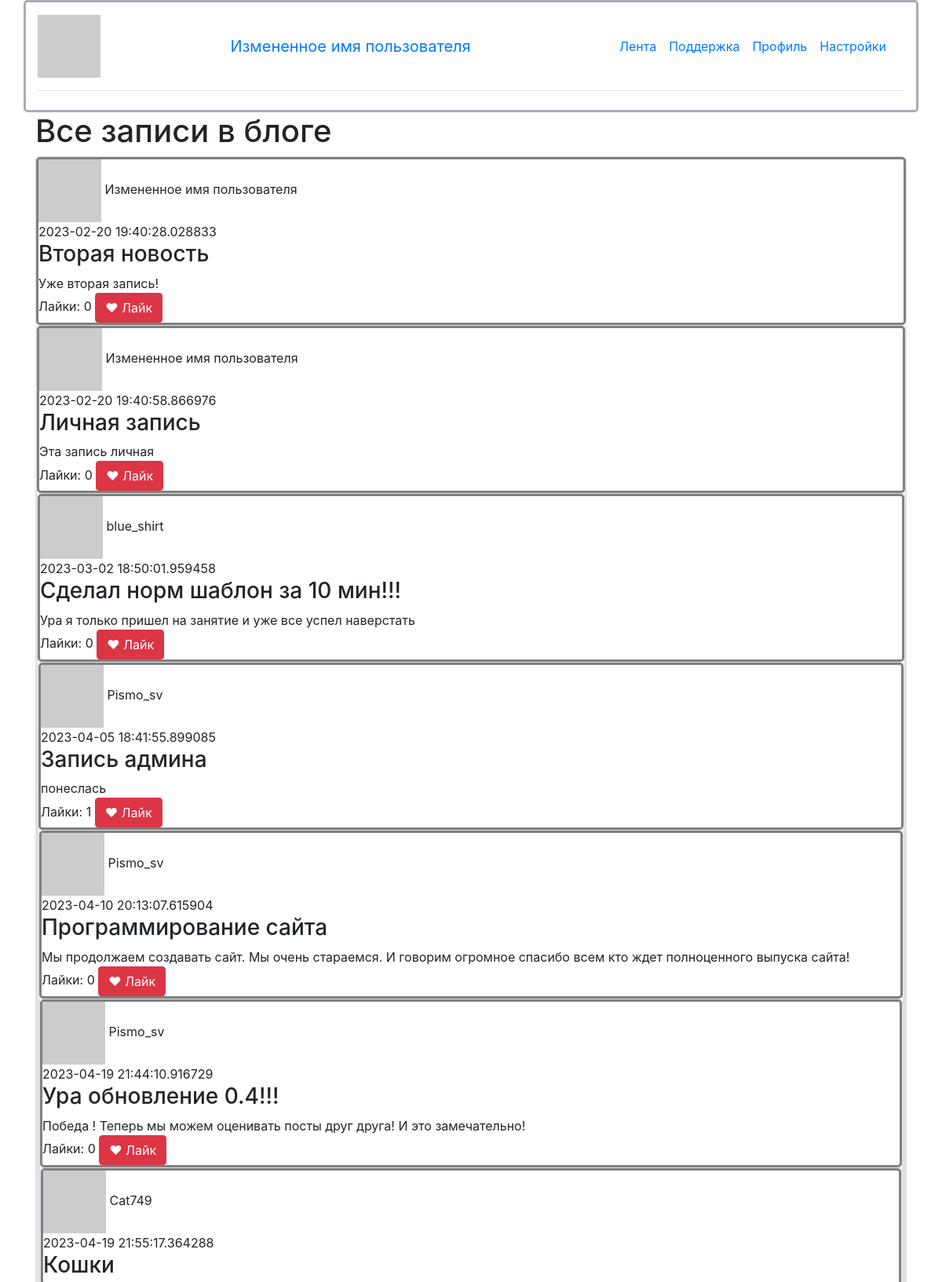
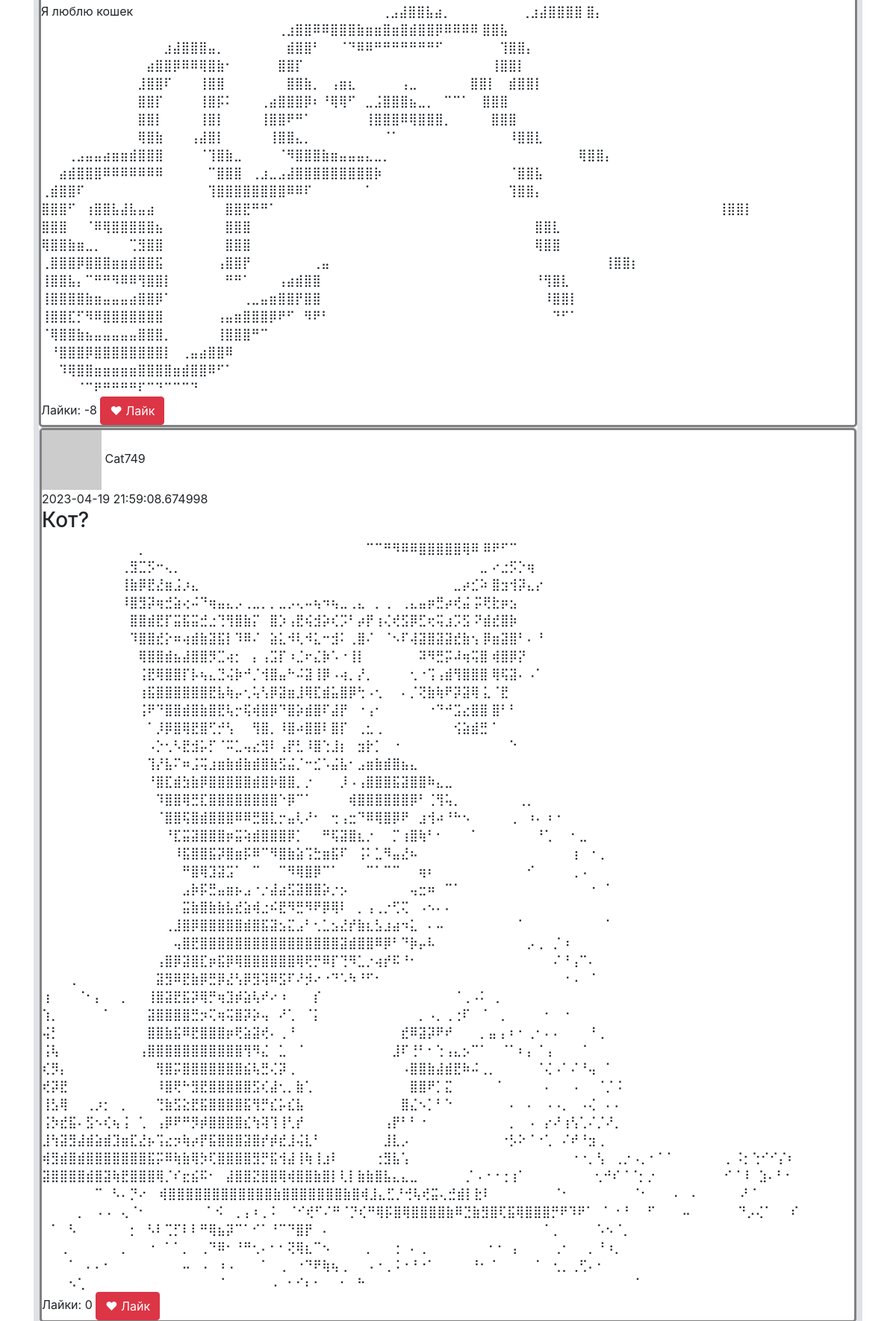
The page / (signed in, upper part) on the database its author committed (2 pictures, top to bottom).
### data/users.py (models this page shows, shortened)
class User(SqlAlchemyBase, UserMixin):
    __tablename__ = 'users'
    id = sqlalchemy.Column(sqlalchemy.Integer,
                           primary_key=True, autoincrement=True)
    name = sqlalchemy.Column(sqlalchemy.String, nullable=True)
    about = sqlalchemy.Column(sqlalchemy.String, nullable=True)
    email = sqlalchemy.Column(sqlalchemy.String,
                              index=True, unique=True, nullable=True)
    hashed_password = sqlalchemy.Column(sqlalchemy.String, nullable=True)
    created_date = sqlalchemy.Column(sqlalchemy.DateTime,
                                     default=datetime.datetime.now)
    news = orm.relationship("News", back_populates='user')
    def avatar(self, size):
        digest = md5(self.email.lower().encode('utf-8')).hexdigest()
        return 'https://www.gravatar.com/avatar/{}?d=identicon&s={}'.format(
            digest, size)

### data/news.py (models this page shows)
class News(SqlAlchemyBase):
    __tablename__ = 'news'
    id = sqlalchemy.Column(sqlalchemy.Integer,
                           primary_key=True, autoincrement=True)
    title = sqlalchemy.Column(sqlalchemy.String, nullable=True)
    content = sqlalchemy.Column(sqlalchemy.String, nullable=True)
    created_date = sqlalchemy.Column(sqlalchemy.DateTime,
                                     default=datetime.datetime.now)
    is_private = sqlalchemy.Column(sqlalchemy.Boolean, default=True)
    user_id = sqlalchemy.Column(sqlalchemy.Integer,
                                sqlalchemy.ForeignKey("users.id"))
    likes = sqlalchemy.Column(sqlalchemy.Integer, default=0)
    liked_users = sqlalchemy.Column(sqlalchemy.String)
    user = orm.relationship('User')

### main.py (the view)
@app.route("/")
def index():
    db_sess = db_session.create_session()
    if current_user.is_authenticated:
        news = db_sess.query(News).filter(
            (News.user == current_user) | (News.is_private != True))
    else:
        news = db_sess.query(News).filter(News.is_private != True)
    return render_template("index.html", news=news)

### data/db_session.py (called while the page is built)
def create_session() -> Session:
    global __factory
    return __factory()

### main.py (called while the page is built)
@login_manager.user_loader
def load_user(user_id):
    db_sess = db_session.create_session()
    return db_sess.query(User).get(user_id)

### templates/index.html (shortened to what this page needs)
{% extends "base.html" %}
{% block content %}
<h1>Все записи в блоге</h1>
{% for item in news%}
<div class="col-md6 border rounded" >
    <div>
        <img src="{{item.user.avatar(40)}}">
        <span>{{item.user.name}}<span/><br>
        <span>{{item.created_date}}<span/>
        <h3 id="{{item.id}}">{{item.title}}</h3>
        {{item.content}}
        <br>
        <span >Лайки: {{item.likes}}<span/>
        {% if current_user.is_authenticated %}
            {% if not item.liked_users %}
                <a href="{{ url_for('like', news_id=item.id) }}", class="btn btn-danger">
                ❤ Лайк
                </a>
            {% elif current_user.name not in item.liked_users%}
                <a href="{{ url_for('like', news_id=item.id) }}" class="btn btn-danger">
                ❤ Лайк
                </a>
            {% elif current_user.name in item.liked_users %}
                <a href="{{ url_for('dislike', news_id=item.id) }}" class="btn btn-secondary">
                ❤ Лайк
                </a>
            {% endif %}
        {% endif %}
</div>
{% endfor %}
{% endblock %}

### templates/base.html (shortened to what this page needs)
<!doctype html>
<html lang="en">
<head>
    <link rel="stylesheet"
          href="https://stackpath.bootstrapcdn.com/bootstrap/4.4.1/css/bootstrap.min.css"
>
</head>
<body>
<header>
    <div class="container" style="background-color: white; border:#aaabb8 solid; ">
        <header class="d-flex flex-wrap align-items-center justify-content-center justify-content-md-between py-3 mb-4 border-bottom">
            {% if current_user.is_authenticated %}
            <img src="{{current_user.avatar(80)}}">
            <a class="navbar-brand" href="/logout">{{ current_user.name }}</a>
            {% endif %}
            <ul class="nav col-12 col-md-auto mb-2 justify-content-center mb-md-0">
                <li><a href="/" class="nav-link px-2 link-secondary">Лента</a></li>
                <li><a href="#" class="nav-link px-2">Поддержка</a></li>
                <li><a href="/profile" class="nav-link px-2">Профиль</a></li>
                <li><a href="#" class="nav-link px-2" style="">Настройки</a></li>
        </header>
    </div>
</header>
<main role="main" class="container">
    {% block content %}{% endblock %}
</main>
</body>
</html>

### templates/base.html (style rules this page uses)
body { background: url(https://img.freepik.com/free-photo/white-concrete-wall_53876-92803.jpg?w=1380&t=st=1681221851~exp=1681222451~hmac=b56127937686b29879128f878f829b32c23de93e679daa4056adbcf6740c8b92); background-color: #AAABB8 background-repeat: repeat-x; background-repeat: repeat-y; background-size: 100%; }

### templates/index.html (style rules this page uses)
div { background: white; border: solid gray; border-radius: 5px; }

### rows shown on the page
User: name "Измененное имя пользователя"
News: user.name "Измененное имя пользователя", created_date "2023-02-20 19:40:28.028833", title "Вторая новость", content "Уже вторая запись!", likes "0"
News: user.name "Измененное имя пользователя", created_date "2023-02-20 19:40:58.866976", title "Личная запись", content "Эта запись личная", likes "0"
News: user.name "blue_shirt", created_date "2023-03-02 18:50:01.959458", title "Сделал норм шаблон за 10 мин!!!", content "Ура я только пришел на занятие и уже все успел наверстать", likes "0"
News: user.name "Pismo_sv", created_date "2023-04-05 18:41:55.899085", title "Запись админа", content "понеслась", likes "1"
News: user.name "Pismo_sv", created_date "2023-04-10 20:13:07.615904", title "Программирование сайта", content "Мы продолжаем создавать сайт. Мы очень стараемся. И говорим огромное спасибо всем кто ждет полноценного выпуска сайта!", likes "0"
News: user.name "Pismo_sv", created_date "2023-04-19 21:44:10.916729", title "Ура обновление 0.4!!!", content "Победа ! Теперь мы можем оценивать посты друг друга! И это замечательно!", likes "0"
News: user.name "Cat749", created_date "2023-04-19 21:55:17.364288", title "Кошки", content "Я люблю кошек ⠀⠀⠀⠀⠀⠀⠀⠀⠀⠀⠀⠀⠀⠀⠀⠀⠀⠀⠀⠀⠀⠀⠀⠀⠀⠀⠀⠀⢀⣠⣼⣿⣿⣧⣴⡀⠀⠀⠀⠀⠀⠀⠀⠀⢀⣰⣼⣿⣿⣿⣿ ⣿⡄⠀⠀⠀⠀⠀⠀⠀ ⠀⠀⠀⠀⠀⠀⠀⠀⠀⠀⠀⠀⠀⠀⠀⠀⠀⠀⠀⠀⠀⠀⠀⠀⠀⠀⠀⢀⣰⣿⣿⠿⠿⣿⣿⣿⣷⣶⣶⣿⣶⣿⣾⣿⣿⡿⠿⠿⠿⠿ ⣿⣿⣧⠀⠀⠀⠀⠀⠀ ⠀⠀⠀⠀⠀⠀⠀⠀⠀⠀⠀⠀⠀⠀⣰⣼⣿⣿⣿⣤⡀⠀⠀⠀⠀⠀⠀⠀⣾⣿⣿⠃⠀⠀⠈⠙⠿⠿⠛⠛⠛⠛⠛⠛⠛⠋⠀⠀⠀⠀⠀⠀ ⢹⣿⣿⡄⠀⠀⠀⠀ ⠀⠀⠀⠀⠀⠀⠀⠀⠀⠀⠀⠀⣴⣿⣿⡿⠿⠿⢿⣿⣷⠂⠀⠀⠀⠀⠀⣿⣿⡏⠀⠀⠀⠀⠀⠀⠀⠀⠀⠀⠀⠀⠀⠀⠀⠀⠀⠀⠀⠀⠀ ⢸⣿⣿⡇⠀⠀⠀⠀ ⠀⠀⠀⠀⠀⠀⠀⠀⠀⠀⠀⣸⣿⣿⠏⠀⠀⠀⢸⣿⣿⠀⠀⠀⠀⠀⠀⠀⣿⣿⣷⡀⠀⢠⣶⣆⠀⠀⠀⠀⠀⢠⣀⠀⠀⠀⠀⠀⠀⣿⣿⡇⠀ ⣾⣿⣿⡇⠀⠀⠀⠀ ⠀⠀⠀⠀⠀⠀⠀⠀⠀⠀⠀⣿⣿⡏⠀⠀⠀⠀⢸⣿⡯⠅⠀⠀⠀⢀⣴⣿⣿⣿⡿⠆⠘⢿⢿⠋⠀⣀⣨⣿⣿⣿⣦⣀⡀⠀⠉⠉⠁⠀ ⣿⣿⣿⠀⠀⠀⠀⠀⠀ ⠀⠀⠀⠀⠀⠀⠀⠀⠀⠀⠀⣿⣿⡇⠀⠀⠀⠀⢸⣿⡇⠀⠀⠀⠀⢸⣿⣿⠟⠛⠁⠀⠀⠀⠀⠀⠀⢸⣿⣿⣿⠿⢿⣿⣿⣿⡀⠀⠀⠀⠀ ⣿⣿⣿⠀⠀⠀⠀⠀⠀ ⠀⠀⠀⠀⠀⠀⠀⠀⠀⠀⠀⢿⣿⣷⠀⠀⠀⢠⣼⣿⡇⠀⠀⠀⠀⠀⢸⣿⣿⣄⡀⠀⠀⠀⠀⠀⠀⠀⠀⠈⠁⠀⠀⠀⠀⠀⠀⠀⠀⠀⠀⠀⠀ ⠸⣿⣿⣇⠀⠀⠀⠀ ⠀⠀⠀⢀⣠⣤⣤⣴⣶⣶⣾⣿⣿⣿⠀⠀⠀⠀⠈⢹⣿⣷⣀⠀⠀⠀⠀⠈⠻⣿⣿⣿⣷⣶⣤⣤⣤⣄⣀⡀⠀⠀⠀⠀⠀⠀⠀⠀⠀⠀⠀⠀⠀⠀⠀⠀⠀⠀⠀⠀ ⠀⢿⣿⣿⡄⠀⠀⠀ ⠀⠀⣴⣾⣿⣿⣿⠿⠿⠿⠿⠿⠿⠿⠀⠀⠀⠀⠀⠉⣿⣿⣿⠀⢀⣰⣀⣠⣼⣿⣿⣿⣿⣿⣿⣿⣿⣿⡷⠀⠀⠀⠀⠀⠀⠀⠀⠀⠀⠀⠀⠀ ⠀⠈⣿⣿⣧⠀⠀⠀ ⢀⣾⣿⣿⠏⠀⠀⠀⠀⠀⠀⠀⠀⠀⠀⠀⠀⠀⠀⢹⣿⣿⣿⣿⣿⣿⣿⣿⠿⠿⠏⠀⠀⠀⠀⠀⠀⠁⠀⠀⠀⠀⠀⠀⠀⠀⠀⠀⠀⠀⠀…", likes "-8"
News: user.name "Cat749", created_date "2023-04-19 21:59:08.674998", title "Кот?", content "⠀⠀⠀⠀⠀⠀⠀⠀⠀⠀⠀⡀⠀⠀⠀⠀⠀⠀⠀⠀⠀⠀⠀⠀⠀⠀⠀⠀⠀⠀⠀⠀⠀⠀⠀⠀⠀⠉⠉⠛⠻⠿⠿⣿⣿⣿⣿⣿⢿⠿ ⠿⠟⠋⠉⠀⠀⠀⠀⠀⠀⠀⠀⠀⠀⠀ ⠀⠀⠀⠀⠀⠀⠀⠀⠀⢀⣻⣉⡫⠒⢄⡀⠀⠀⠀⠀⠀⠀⠀⠀⠀⠀⠀⠀⠀⠀⠀⠀⠀⠀⠀⠀⠀⠀⠀⠀⠀⠀⠀⠀⠀⠀⠀⠀⠀⠀⣀ ⠔⣐⡫⡑⢶⠀⠀⠀⠀⠀⠀⠀⠀⠀ ⠀⠀⠀⠀⠀⠀⠀⠀⠀⢸⣷⡿⣟⣜⣶⣨⡰⣄⠀⠀⠀⠀⠀⠀⠀⠀⠀⠀⠀⠀⠀⠀⠀⠀⠀⠀⠀⠀⠀⠀⠀⠀⠀⠀⠀⠀⠀⣀⡴⣊⠵ ⣿⣲⢺⡽⣄⡔⠀⠀⠀⠀⠀⠀⠀⠀ ⠀⠀⠀⠀⠀⠀⠀⠀⠀⠸⣿⣻⡽⢶⣚⣵⢔⠬⠙⢶⣤⣄⡠⢀⣀⡀⡀⣀⡠⢄⠤⢦⠲⢦⣀⢀⣄⠀⡀⢀⠀⢀⣄⣤⡶⣛⡴⢞⣬ ⡭⢟⣗⡶⣢⠀⠀⠀⠀⠀⠀⠀⠀⠀ ⠀⠀⠀⠀⠀⠀⠀⠀⠀⠀⣿⣿⣾⣟⡏⣭⣯⣭⣚⣐⢙⢻⣿⣷⡍⠀⣿⡱⢠⣟⢮⣺⡵⢎⡩⠃⡴⡟⢰⢌⢞⣫⡿⣋⢖⢭⣰⡩⣫ ⠝⣾⣞⣿⡷⠀⠀⠀⠀⠀⠀⠀⠀⠀ ⠀⠀⠀⠀⠀⠀⠀⠀⠀⠀⠹⣿⣿⣞⡕⠶⢴⣾⣷⣽⣯⡇⠹⠿⠌⠀⣵⣅⠺⢇⠺⣅⠒⣺⠅⢀⣿⠌⠀⠈⠢⠏⢼⣽⣿⣽⣽⣞⣷⢢ ⡿⣶⣽⣿⠃⠄⠘⠀⠀⠀⠀⠀⠀⠀ ⠀⠀⠀⠀⠀⠀⠀⠀⠀⠀⠀⢿⣿⣿⣾⣦⣼⣿⣿⡻⣉⢴⡂⠀⡄⢠⣩⡏⠰⣈⠖⣌⡷⠡⠐⢸⡇⠀⠀⠀⠀⠀⠀⠽⠻⣛⡭⠼⢶⢭⣿ ⢾⣿⡿⡝⠀⠀⠀⠀⠀⠀⠀⠀⠀⠀⠀ ⠀⠀⠀⠀⠀⠀⠀⠀⠀⠀⠀⢨⣟⢿⣿⣿⡏⡧⢦⣄⣙⢬⡷⠚⡈⢺⣿⣤⠓⠬⣽⢸⡿⠠⢴⡀⡜⡀⠀⠀⠀⠀⢂⠐⢩⢠⣾⢻⣿⣿⣿ ⢿⢯⣽⠄⠠⠁⠀⠀⠀⠀⠀⠀⠀⠀ ⠀⠀⠀⠀⠀⠀⠀⠀⠀⠀⠀⢰⣯⣿⣿⣿⣿⣿⣿⣟⣧⢷⡤⢂⢥⢣⡿⣽⣶⣸⢿⣏⣾⣥⣿⡿⢓⠠⢂⠀⠀⠄⡈⢝⣷⢷⠟⡽⣽⢿ ⣅⠈⣟⠀⠀⠀⠀⠀⠀⠀⠀⠀⠀⠀⠀ ⠀⠀⠀⠀⠀⠀⠀⠀⠀⠀⠀⢨⠟⠙⣿⣿⣾⣿⣷⣿⣟⢧⡒⢯⢾⣿⡿⠙⣿⡵⣾⣿⠏⣼⡟⠀⠐⢠⠂⠀⠀⠀⠀⠀⠐⠙⠚⣩⣔⣿⣿ ⣿⠃⠃⠀⠀⠀⠀⠀⠀⠀⠀⠀⠀⠀⠀…", likes "0"
